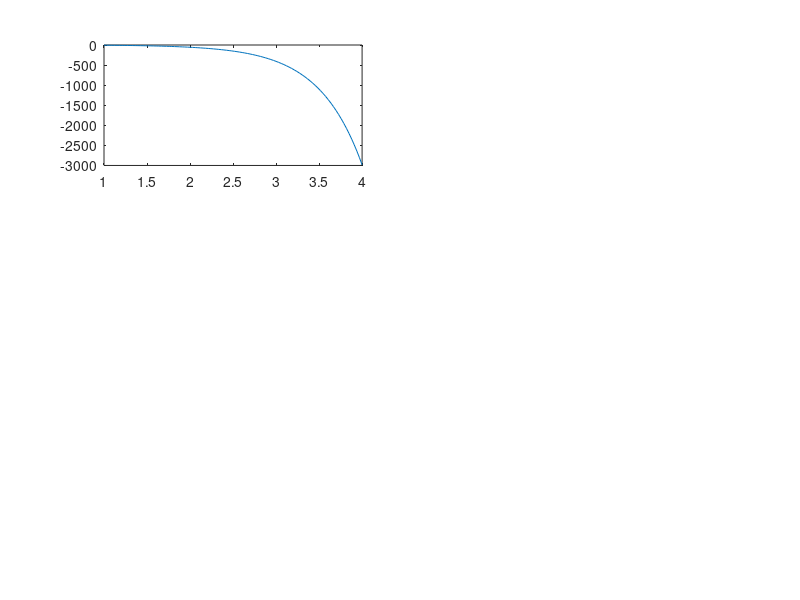

Here is the MATLAB script that generated this plot: (Note: this script raises an error after producing the figure.)
# Questão 5
%{
Localize graficamente as raízes das equações a seguir:
a. 4 × 𝑐𝑜𝑠(𝑥) − 𝑒
2𝑥 = 0
b. 𝑥
2 − 𝑡𝑔(𝑥) = 0
c. 1 − 𝑥 × 𝑙𝑛(𝑥) = 0
d. 2
𝑥 − 3𝑥 = 0
e. 𝑥
3
+ 𝑥 − 1000 = 0
%}
Fa = @(x) 4 * cos(x) - e .^ (2 * x);
Fb = @(x) (x / 2) -  tan(x);
Fc = @(x) 1 - x .* log(x);
Fd = @(x) 2 .^ x - 3 * x;
Fe = @(x) x .^ 3 + x - 1000;

y = linspace(1, 4);

subplot(3, 2, 1);
plot(y, Fa(y));
[i, xa] = bissecao(Fa, 2, 3, 20, 1e-3);
hold on
plot(xa, Fa(xa), "o");
hold off
title("F = 4 * cos(x) - e .^ (2 * x)");
subplot(3, 2, 2);
plot(y, Fb(y));
[i, xb] = bissecao(Fb, 2, 3, 20, 1e-3);
hold on
plot(xb, Fb(xb), "o");
hold off
title("F = (x / 2) -  tan(x)");
subplot(3, 2, 3);
plot(y, Fc(y));
[i, xc] = bissecao(Fc, 2, 3, 20, 1e-3);
hold on
plot(xc, Fc(xc), "o");
hold off
title("F = 1 - x * log(x)");
subplot(3, 2, 4);
plot(y, Fd(y));
[i, xd] = bissecao(Fd, 2, 3, 20, 1e-3);
hold on
plot(xd, Fd(xd), "o");
hold off
title("F = 2 .^ x - 3 * x");
subplot(3, 2, 5);
plot(y, Fe(y));
[i, xe] = bissecao(Fe, 2, 3, 20, 1e-3);
hold on
plot(xe, Fe(xe), "o");
hold off
title("F = x .^ 3 + x - 1000");
